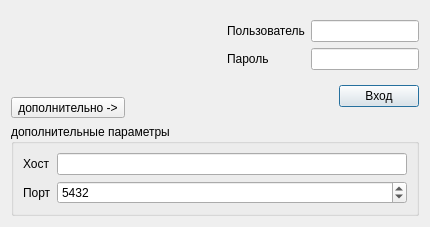
<?xml version="1.0" encoding="UTF-8"?>
<ui version="4.0">
 <class>PgDialog</class>
 <widget class="QDialog" name="PgDialog">
  <property name="geometry">
   <rect>
    <x>0</x>
    <y>0</y>
    <width>484</width>
    <height>255</height>
   </rect>
  </property>
  <property name="minimumSize">
   <size>
    <width>484</width>
    <height>0</height>
   </size>
  </property>
  <property name="maximumSize">
   <size>
    <width>484</width>
    <height>261</height>
   </size>
  </property>
  <property name="sizeGripEnabled">
   <bool>false</bool>
  </property>
  <layout class="QVBoxLayout" name="verticalLayout_3" stretch="2,1">
   <property name="sizeConstraint">
    <enum>QLayout::SetFixedSize</enum>
   </property>
   <item>
    <layout class="QHBoxLayout" name="horizontalLayout_3">
     <item>
      <layout class="QVBoxLayout" name="verticalLayout_2">
       <item>
        <widget class="QLabel" name="label_3">
         <property name="sizePolicy">
          <sizepolicy hsizetype="Fixed" vsizetype="Fixed">
           <horstretch>0</horstretch>
           <verstretch>0</verstretch>
          </sizepolicy>
         </property>
         <property name="minimumSize">
          <size>
           <width>170</width>
           <height>80</height>
          </size>
         </property>
         <property name="maximumSize">
          <size>
           <width>170</width>
           <height>80</height>
          </size>
         </property>
         <property name="pixmap">
          <pixmap resource="res.qrc">:/images/simb_labl.png</pixmap>
         </property>
         <property name="scaledContents">
          <bool>true</bool>
         </property>
        </widget>
       </item>
       <item>
        <widget class="QToolButton" name="cmdShowOpt">
         <property name="text">
          <string>дополнительно -&gt;</string>
         </property>
         <property name="checkable">
          <bool>true</bool>
         </property>
        </widget>
       </item>
      </layout>
     </item>
     <item>
      <spacer name="horizontalSpacer_2">
       <property name="orientation">
        <enum>Qt::Horizontal</enum>
       </property>
       <property name="sizeHint" stdset="0">
        <size>
         <width>40</width>
         <height>20</height>
        </size>
       </property>
      </spacer>
     </item>
     <item>
      <layout class="QVBoxLayout" name="verticalLayout">
       <item>
        <layout class="QGridLayout" name="gridLayout">
         <item row="0" column="0">
          <widget class="QLabel" name="label">
           <property name="text">
            <string>Пользователь</string>
           </property>
          </widget>
         </item>
         <item row="0" column="1">
          <widget class="QLineEdit" name="edtUser"/>
         </item>
         <item row="1" column="0">
          <widget class="QLabel" name="label_2">
           <property name="text">
            <string>Пароль</string>
           </property>
          </widget>
         </item>
         <item row="1" column="1">
          <widget class="QLineEdit" name="edtPasswd">
           <property name="echoMode">
            <enum>QLineEdit::Password</enum>
           </property>
          </widget>
         </item>
        </layout>
       </item>
       <item>
        <layout class="QHBoxLayout" name="horizontalLayout_2">
         <item>
          <spacer name="horizontalSpacer">
           <property name="orientation">
            <enum>Qt::Horizontal</enum>
           </property>
           <property name="sizeHint" stdset="0">
            <size>
             <width>40</width>
             <height>20</height>
            </size>
           </property>
          </spacer>
         </item>
         <item>
          <widget class="QPushButton" name="cmdConnect">
           <property name="text">
            <string>Вход</string>
           </property>
          </widget>
         </item>
        </layout>
       </item>
      </layout>
     </item>
    </layout>
   </item>
   <item>
    <widget class="QGroupBox" name="groupBox">
     <property name="title">
      <string>дополнительные параметры</string>
     </property>
     <layout class="QGridLayout" name="gridLayout_2">
      <item row="0" column="1">
       <widget class="QLineEdit" name="edtHost"/>
      </item>
      <item row="0" column="0">
       <widget class="QLabel" name="label_4">
        <property name="text">
         <string>Хост</string>
        </property>
       </widget>
      </item>
      <item row="1" column="1">
       <widget class="QSpinBox" name="edtPort">
        <property name="maximum">
         <number>65535</number>
        </property>
        <property name="value">
         <number>5432</number>
        </property>
       </widget>
      </item>
      <item row="1" column="0">
       <widget class="QLabel" name="label_5">
        <property name="text">
         <string>Порт</string>
        </property>
       </widget>
      </item>
     </layout>
    </widget>
   </item>
  </layout>
 </widget>
 <tabstops>
  <tabstop>edtUser</tabstop>
  <tabstop>edtPasswd</tabstop>
  <tabstop>cmdConnect</tabstop>
  <tabstop>cmdShowOpt</tabstop>
  <tabstop>edtHost</tabstop>
  <tabstop>edtPort</tabstop>
 </tabstops>
 <resources>
  <include location="res.qrc"/>
 </resources>
 <connections/>
</ui>
